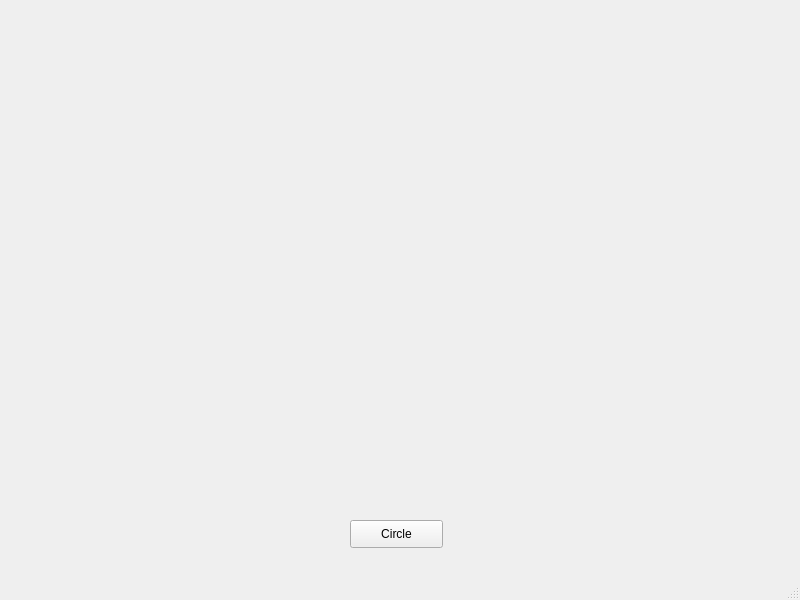
<?xml version="1.0" encoding="UTF-8"?>
<ui version="4.0">
 <class>MainWindow</class>
 <widget class="QMainWindow" name="MainWindow">
  <property name="geometry">
   <rect>
    <x>0</x>
    <y>0</y>
    <width>800</width>
    <height>600</height>
   </rect>
  </property>
  <property name="windowTitle">
   <string>Yellow Circles</string>
  </property>
  <widget class="QWidget" name="centralwidget">
   <widget class="QPushButton" name="pushButton">
    <property name="geometry">
     <rect>
      <x>350</x>
      <y>520</y>
      <width>93</width>
      <height>28</height>
     </rect>
    </property>
    <property name="text">
     <string>Circle</string>
    </property>
   </widget>
  </widget>
  <widget class="QMenuBar" name="menubar">
   <property name="geometry">
    <rect>
     <x>0</x>
     <y>0</y>
     <width>800</width>
     <height>26</height>
    </rect>
   </property>
  </widget>
  <widget class="QStatusBar" name="statusbar"/>
 </widget>
 <resources/>
 <connections/>
</ui>
